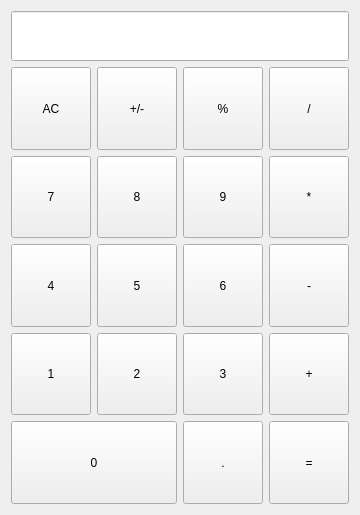
<?xml version="1.0" encoding="UTF-8"?>
<ui version="4.0">
 <class>Form</class>
 <widget class="QWidget" name="Form">
  <property name="geometry">
   <rect>
    <x>0</x>
    <y>0</y>
    <width>336</width>
    <height>515</height>
   </rect>
  </property>
  <property name="windowTitle">
   <string>Form</string>
  </property>
  <layout class="QGridLayout" name="gridLayout">
   <item row="0" column="0" colspan="4">
    <widget class="QLineEdit" name="lineEdit">
     <property name="minimumSize">
      <size>
       <width>0</width>
       <height>50</height>
      </size>
     </property>
    </widget>
   </item>
   <item row="1" column="0">
    <widget class="CaculatorBtn" name="pushButton">
     <property name="sizePolicy">
      <sizepolicy hsizetype="Minimum" vsizetype="Expanding">
       <horstretch>0</horstretch>
       <verstretch>0</verstretch>
      </sizepolicy>
     </property>
     <property name="text">
      <string>AC</string>
     </property>
     <property name="bg" stdset="0">
      <string>lightgray</string>
     </property>
    </widget>
   </item>
   <item row="1" column="1">
    <widget class="CaculatorBtn" name="pushButton_2">
     <property name="sizePolicy">
      <sizepolicy hsizetype="Minimum" vsizetype="Expanding">
       <horstretch>0</horstretch>
       <verstretch>0</verstretch>
      </sizepolicy>
     </property>
     <property name="text">
      <string>+/-</string>
     </property>
     <property name="bg" stdset="0">
      <string>lightgray</string>
     </property>
    </widget>
   </item>
   <item row="1" column="2">
    <widget class="CaculatorBtn" name="pushButton_3">
     <property name="sizePolicy">
      <sizepolicy hsizetype="Minimum" vsizetype="Expanding">
       <horstretch>0</horstretch>
       <verstretch>0</verstretch>
      </sizepolicy>
     </property>
     <property name="text">
      <string>%</string>
     </property>
     <property name="bg" stdset="0">
      <string>lightgray</string>
     </property>
    </widget>
   </item>
   <item row="1" column="3">
    <widget class="CaculatorBtn" name="pushButton_4">
     <property name="sizePolicy">
      <sizepolicy hsizetype="Minimum" vsizetype="Expanding">
       <horstretch>0</horstretch>
       <verstretch>0</verstretch>
      </sizepolicy>
     </property>
     <property name="text">
      <string>/</string>
     </property>
     <property name="checkable">
      <bool>true</bool>
     </property>
     <property name="autoExclusive">
      <bool>true</bool>
     </property>
     <property name="bg" stdset="0">
      <string>orange</string>
     </property>
    </widget>
   </item>
   <item row="2" column="0">
    <widget class="CaculatorBtn" name="pushButton_8">
     <property name="sizePolicy">
      <sizepolicy hsizetype="Minimum" vsizetype="Expanding">
       <horstretch>0</horstretch>
       <verstretch>0</verstretch>
      </sizepolicy>
     </property>
     <property name="text">
      <string>7</string>
     </property>
     <property name="bg" stdset="0">
      <string>gray</string>
     </property>
    </widget>
   </item>
   <item row="2" column="1">
    <widget class="CaculatorBtn" name="pushButton_6">
     <property name="sizePolicy">
      <sizepolicy hsizetype="Minimum" vsizetype="Expanding">
       <horstretch>0</horstretch>
       <verstretch>0</verstretch>
      </sizepolicy>
     </property>
     <property name="text">
      <string>8</string>
     </property>
     <property name="bg" stdset="0">
      <string>gray</string>
     </property>
    </widget>
   </item>
   <item row="2" column="2">
    <widget class="CaculatorBtn" name="pushButton_7">
     <property name="sizePolicy">
      <sizepolicy hsizetype="Minimum" vsizetype="Expanding">
       <horstretch>0</horstretch>
       <verstretch>0</verstretch>
      </sizepolicy>
     </property>
     <property name="text">
      <string>9</string>
     </property>
     <property name="bg" stdset="0">
      <string>gray</string>
     </property>
    </widget>
   </item>
   <item row="2" column="3">
    <widget class="CaculatorBtn" name="pushButton_5">
     <property name="sizePolicy">
      <sizepolicy hsizetype="Minimum" vsizetype="Expanding">
       <horstretch>0</horstretch>
       <verstretch>0</verstretch>
      </sizepolicy>
     </property>
     <property name="text">
      <string>*</string>
     </property>
     <property name="checkable">
      <bool>true</bool>
     </property>
     <property name="autoExclusive">
      <bool>true</bool>
     </property>
     <property name="bg" stdset="0">
      <string>orange</string>
     </property>
    </widget>
   </item>
   <item row="3" column="0">
    <widget class="CaculatorBtn" name="pushButton_12">
     <property name="sizePolicy">
      <sizepolicy hsizetype="Minimum" vsizetype="Expanding">
       <horstretch>0</horstretch>
       <verstretch>0</verstretch>
      </sizepolicy>
     </property>
     <property name="text">
      <string>4</string>
     </property>
     <property name="bg" stdset="0">
      <string>gray</string>
     </property>
    </widget>
   </item>
   <item row="3" column="1">
    <widget class="CaculatorBtn" name="pushButton_10">
     <property name="sizePolicy">
      <sizepolicy hsizetype="Minimum" vsizetype="Expanding">
       <horstretch>0</horstretch>
       <verstretch>0</verstretch>
      </sizepolicy>
     </property>
     <property name="text">
      <string>5</string>
     </property>
     <property name="bg" stdset="0">
      <string>gray</string>
     </property>
    </widget>
   </item>
   <item row="3" column="2">
    <widget class="CaculatorBtn" name="pushButton_11">
     <property name="sizePolicy">
      <sizepolicy hsizetype="Minimum" vsizetype="Expanding">
       <horstretch>0</horstretch>
       <verstretch>0</verstretch>
      </sizepolicy>
     </property>
     <property name="text">
      <string>6</string>
     </property>
     <property name="bg" stdset="0">
      <string>gray</string>
     </property>
    </widget>
   </item>
   <item row="3" column="3">
    <widget class="CaculatorBtn" name="pushButton_9">
     <property name="sizePolicy">
      <sizepolicy hsizetype="Minimum" vsizetype="Expanding">
       <horstretch>0</horstretch>
       <verstretch>0</verstretch>
      </sizepolicy>
     </property>
     <property name="text">
      <string>-</string>
     </property>
     <property name="checkable">
      <bool>true</bool>
     </property>
     <property name="autoExclusive">
      <bool>true</bool>
     </property>
     <property name="bg" stdset="0">
      <string>orange</string>
     </property>
    </widget>
   </item>
   <item row="4" column="0">
    <widget class="CaculatorBtn" name="pushButton_16">
     <property name="sizePolicy">
      <sizepolicy hsizetype="Minimum" vsizetype="Expanding">
       <horstretch>0</horstretch>
       <verstretch>0</verstretch>
      </sizepolicy>
     </property>
     <property name="text">
      <string>1</string>
     </property>
     <property name="bg" stdset="0">
      <string>gray</string>
     </property>
    </widget>
   </item>
   <item row="4" column="1">
    <widget class="CaculatorBtn" name="pushButton_14">
     <property name="sizePolicy">
      <sizepolicy hsizetype="Minimum" vsizetype="Expanding">
       <horstretch>0</horstretch>
       <verstretch>0</verstretch>
      </sizepolicy>
     </property>
     <property name="text">
      <string>2</string>
     </property>
     <property name="bg" stdset="0">
      <string>gray</string>
     </property>
    </widget>
   </item>
   <item row="4" column="2">
    <widget class="CaculatorBtn" name="pushButton_15">
     <property name="sizePolicy">
      <sizepolicy hsizetype="Minimum" vsizetype="Expanding">
       <horstretch>0</horstretch>
       <verstretch>0</verstretch>
      </sizepolicy>
     </property>
     <property name="text">
      <string>3</string>
     </property>
     <property name="bg" stdset="0">
      <string>gray</string>
     </property>
    </widget>
   </item>
   <item row="4" column="3">
    <widget class="CaculatorBtn" name="pushButton_13">
     <property name="sizePolicy">
      <sizepolicy hsizetype="Minimum" vsizetype="Expanding">
       <horstretch>0</horstretch>
       <verstretch>0</verstretch>
      </sizepolicy>
     </property>
     <property name="text">
      <string>+</string>
     </property>
     <property name="checkable">
      <bool>true</bool>
     </property>
     <property name="autoExclusive">
      <bool>true</bool>
     </property>
     <property name="bg" stdset="0">
      <string>orange</string>
     </property>
    </widget>
   </item>
   <item row="5" column="0" colspan="2">
    <widget class="CaculatorBtn" name="pushButton_20">
     <property name="sizePolicy">
      <sizepolicy hsizetype="Minimum" vsizetype="Expanding">
       <horstretch>0</horstretch>
       <verstretch>0</verstretch>
      </sizepolicy>
     </property>
     <property name="text">
      <string>0</string>
     </property>
     <property name="bg" stdset="0">
      <string>gray</string>
     </property>
    </widget>
   </item>
   <item row="5" column="2">
    <widget class="CaculatorBtn" name="pushButton_19">
     <property name="sizePolicy">
      <sizepolicy hsizetype="Minimum" vsizetype="Expanding">
       <horstretch>0</horstretch>
       <verstretch>0</verstretch>
      </sizepolicy>
     </property>
     <property name="text">
      <string>.</string>
     </property>
     <property name="bg" stdset="0">
      <string>gray</string>
     </property>
    </widget>
   </item>
   <item row="5" column="3">
    <widget class="CaculatorBtn" name="pushButton_17">
     <property name="sizePolicy">
      <sizepolicy hsizetype="Minimum" vsizetype="Expanding">
       <horstretch>0</horstretch>
       <verstretch>0</verstretch>
      </sizepolicy>
     </property>
     <property name="text">
      <string>=</string>
     </property>
     <property name="bg" stdset="0">
      <string>orange</string>
     </property>
    </widget>
   </item>
  </layout>
 </widget>
 <customwidgets>
  <customwidget>
   <class>CaculatorBtn</class>
   <extends>QPushButton</extends>
   <header>Caculator_Btn</header>
  </customwidget>
 </customwidgets>
 <resources/>
 <connections/>
</ui>
